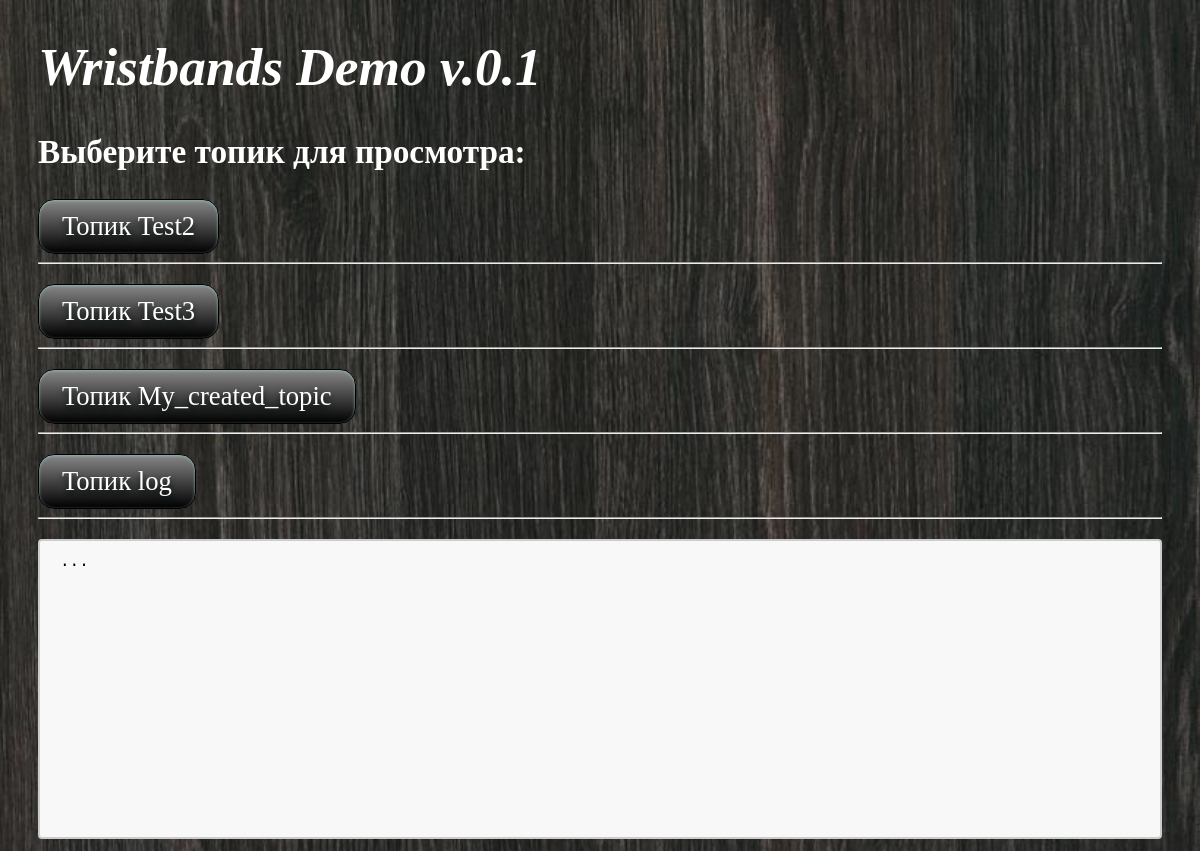
The app's page /, older data.
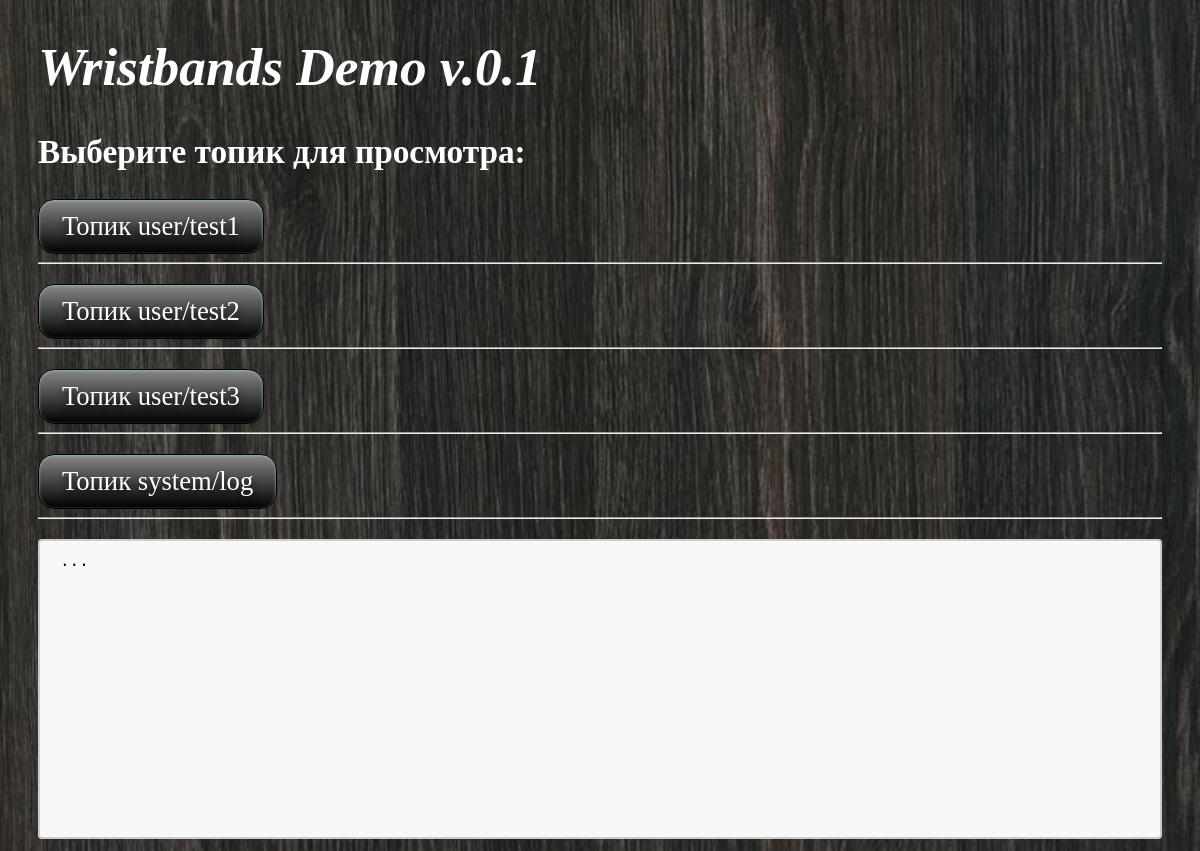
The same page, newer data.
### core/models.py (models this page shows)
class Topics(models.Model):
    topic_id = models.AutoField(primary_key=True)
    topic = models.CharField(max_length=100, unique=True)

### core/views.py (the view)
# urls.py: path('', main_page, name='main_page'),
def main_page(request):
    Topics_ = Topics.objects.all()
    Messages_ = Messages.objects.all()
    return render(request, 'core/Main_page.html', {'Topics': Topics_, 'Messages': Messages_})

### core/templates/core/Main_page.html (shortened to what this page needs)
<!DOCTYPE html>
{% load static %}
<html lang="en">
<head>
    <link rel="stylesheet" type="text/css" href="{% static 'core/main_page.css' %}">
</head>
<body>
    <h1>Wristbands Demo v.0.1</h1>
    <h2>
        Выберите топик для просмотра:
    </h2>
<div>
{% for topic in Topics %}
    <button id="button" type="button" name="load" value="{{topic.id}}" onclick="load('{{topic.topic_id}}')">Топик {{topic.topic}}</button>
    <hr><p></p>
{%endfor%}
</div>
<textarea id = "texraread" readonly>...</textarea>
</body>
</html>

### core/static/core/main_page.css (style rules this page uses)
body { background: linear-gradient(#e66465, #9198e5); background-image: url(example5.jpg); background-repeat: repeat; background-size: cover; padding-left: 30px; padding-right: 30px; }
h1 { font: italic bold 40pt "Fira Sans", serif; color: white }
h2 { font-family:verdana; font-size:25pt; color: white; }
button { box-shadow:inset 0px 1px 3px 0px #91b8b3; background:linear-gradient(to bottom, gray 5%, black 100%); background-color:#dbe1ff; border-radius:16px; border:1px solid black; display:inline-block; cursor:pointer; color:#ffffff; font-family:verdana; font-size:20pt; padding:11px 23px; text-decoration:none; text-shadow:0px 5px 6px #040f0d; }
textarea { width: 100%; height: 300px; padding: 12px 20px; box-sizing: border-box; border: 2px solid #ccc; border-radius: 4px; background-color: #f8f8f8; font-size: 16px; resize: none; }

Row changes from the older to the newer data that the page shows:
removed Topics: topic "log"
added Topics: topic "user/test1"
changed Topics: topic "Test2" → "user/test2"
changed Topics: topic "Test3" → "user/test3"
changed Topics: topic "My_created_topic" → "system/log"
